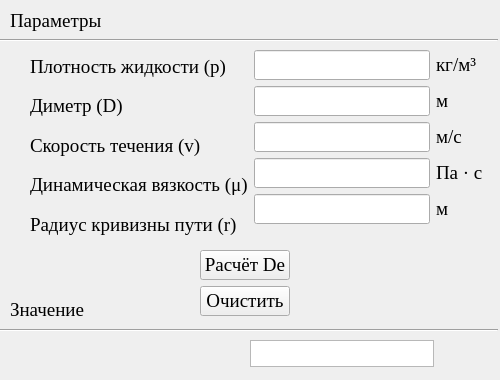
<?xml version="1.0" encoding="UTF-8"?>
<ui version="4.0">
 <class>dean_flow_calculation</class>
 <widget class="QWidget" name="dean_flow_calculation">
  <property name="windowModality">
   <enum>Qt::NonModal</enum>
  </property>
  <property name="geometry">
   <rect>
    <x>0</x>
    <y>0</y>
    <width>500</width>
    <height>380</height>
   </rect>
  </property>
  <property name="minimumSize">
   <size>
    <width>500</width>
    <height>380</height>
   </size>
  </property>
  <property name="maximumSize">
   <size>
    <width>500</width>
    <height>380</height>
   </size>
  </property>
  <property name="windowTitle">
   <string>Калькулятор числа Дина</string>
  </property>
  <widget class="QTextBrowser" name="text_De">
   <property name="geometry">
    <rect>
     <x>250</x>
     <y>340</y>
     <width>184</width>
     <height>27</height>
    </rect>
   </property>
   <property name="acceptDrops">
    <bool>true</bool>
   </property>
   <property name="tabChangesFocus">
    <bool>false</bool>
   </property>
   <property name="readOnly">
    <bool>true</bool>
   </property>
  </widget>
  <widget class="Line" name="line_down">
   <property name="geometry">
    <rect>
     <x>0</x>
     <y>320</y>
     <width>498</width>
     <height>20</height>
    </rect>
   </property>
   <property name="orientation">
    <enum>Qt::Horizontal</enum>
   </property>
  </widget>
  <widget class="QLabel" name="label_Down">
   <property name="geometry">
    <rect>
     <x>10</x>
     <y>300</y>
     <width>81</width>
     <height>20</height>
    </rect>
   </property>
   <property name="font">
    <font>
     <family>Times New Roman</family>
     <pointsize>14</pointsize>
    </font>
   </property>
   <property name="text">
    <string>Значение</string>
   </property>
  </widget>
  <widget class="QLabel" name="label_up">
   <property name="geometry">
    <rect>
     <x>10</x>
     <y>10</y>
     <width>101</width>
     <height>21</height>
    </rect>
   </property>
   <property name="font">
    <font>
     <family>Times New Roman</family>
     <pointsize>14</pointsize>
    </font>
   </property>
   <property name="text">
    <string>Параметры</string>
   </property>
  </widget>
  <widget class="Line" name="line_up">
   <property name="geometry">
    <rect>
     <x>0</x>
     <y>30</y>
     <width>498</width>
     <height>20</height>
    </rect>
   </property>
   <property name="orientation">
    <enum>Qt::Horizontal</enum>
   </property>
  </widget>
  <widget class="QWidget" name="layoutWidget">
   <property name="geometry">
    <rect>
     <x>30</x>
     <y>50</y>
     <width>471</width>
     <height>191</height>
    </rect>
   </property>
   <layout class="QHBoxLayout" name="horizontalLayout_6">
    <item>
     <layout class="QGridLayout" name="gridLayout_2">
      <item row="0" column="0">
       <widget class="QLabel" name="label_p">
        <property name="font">
         <font>
          <family>Times New Roman</family>
          <pointsize>14</pointsize>
         </font>
        </property>
        <property name="text">
         <string>Плотность жидкости (p)</string>
        </property>
       </widget>
      </item>
      <item row="1" column="0">
       <widget class="QLabel" name="label_D">
        <property name="font">
         <font>
          <family>Times New Roman</family>
          <pointsize>14</pointsize>
         </font>
        </property>
        <property name="text">
         <string>Диметр (D)</string>
        </property>
       </widget>
      </item>
      <item row="2" column="0">
       <widget class="QLabel" name="label_v">
        <property name="font">
         <font>
          <family>Times New Roman</family>
          <pointsize>14</pointsize>
         </font>
        </property>
        <property name="text">
         <string>Скорость течения (v)</string>
        </property>
       </widget>
      </item>
      <item row="3" column="0">
       <widget class="QLabel" name="label_nu">
        <property name="font">
         <font>
          <family>Times New Roman</family>
          <pointsize>14</pointsize>
         </font>
        </property>
        <property name="text">
         <string>Динамическая вязкость (μ)</string>
        </property>
       </widget>
      </item>
      <item row="4" column="0">
       <widget class="QLabel" name="label_Rc">
        <property name="font">
         <font>
          <family>Times New Roman</family>
          <pointsize>14</pointsize>
         </font>
        </property>
        <property name="text">
         <string>Радиус кривизны пути (r)</string>
        </property>
       </widget>
      </item>
     </layout>
    </item>
    <item>
     <layout class="QFormLayout" name="formLayout">
      <item row="0" column="0">
       <layout class="QHBoxLayout" name="horizontalLayout">
        <item>
         <widget class="QLineEdit" name="lineEdit_p">
          <property name="font">
           <font>
            <family>Times New Roman</family>
            <pointsize>14</pointsize>
           </font>
          </property>
         </widget>
        </item>
        <item>
         <widget class="QLabel" name="label_kg">
          <property name="font">
           <font>
            <family>Times New Roman</family>
            <pointsize>14</pointsize>
           </font>
          </property>
          <property name="text">
           <string>кг/м³</string>
          </property>
         </widget>
        </item>
       </layout>
      </item>
      <item row="1" column="0">
       <layout class="QHBoxLayout" name="horizontalLayout_2">
        <item>
         <widget class="QLineEdit" name="lineEdit_D">
          <property name="font">
           <font>
            <family>Times New Roman</family>
            <pointsize>14</pointsize>
           </font>
          </property>
         </widget>
        </item>
        <item>
         <widget class="QLabel" name="label_mm">
          <property name="font">
           <font>
            <family>Times New Roman</family>
            <pointsize>14</pointsize>
           </font>
          </property>
          <property name="text">
           <string>м</string>
          </property>
         </widget>
        </item>
       </layout>
      </item>
      <item row="2" column="0">
       <layout class="QHBoxLayout" name="horizontalLayout_3">
        <item>
         <widget class="QLineEdit" name="lineEdit_v">
          <property name="font">
           <font>
            <family>Times New Roman</family>
            <pointsize>14</pointsize>
           </font>
          </property>
         </widget>
        </item>
        <item>
         <widget class="QLabel" name="label_m_c">
          <property name="font">
           <font>
            <family>Times New Roman</family>
            <pointsize>14</pointsize>
           </font>
          </property>
          <property name="text">
           <string>м/с</string>
          </property>
         </widget>
        </item>
       </layout>
      </item>
      <item row="3" column="0">
       <layout class="QHBoxLayout" name="horizontalLayout_4">
        <item>
         <widget class="QLineEdit" name="lineEdit_nu">
          <property name="font">
           <font>
            <family>Times New Roman</family>
            <pointsize>14</pointsize>
           </font>
          </property>
         </widget>
        </item>
        <item>
         <widget class="QLabel" name="label_Pa_c">
          <property name="font">
           <font>
            <family>Times New Roman</family>
            <pointsize>14</pointsize>
           </font>
          </property>
          <property name="text">
           <string>Па · с</string>
          </property>
         </widget>
        </item>
       </layout>
      </item>
      <item row="4" column="0">
       <layout class="QHBoxLayout" name="horizontalLayout_5">
        <item>
         <widget class="QLineEdit" name="lineEdit_Rc">
          <property name="font">
           <font>
            <family>Times New Roman</family>
            <pointsize>14</pointsize>
           </font>
          </property>
         </widget>
        </item>
        <item>
         <widget class="QLabel" name="label_mm_2">
          <property name="font">
           <font>
            <family>Times New Roman</family>
            <pointsize>14</pointsize>
           </font>
          </property>
          <property name="text">
           <string>м</string>
          </property>
         </widget>
        </item>
       </layout>
      </item>
     </layout>
    </item>
   </layout>
  </widget>
  <widget class="QWidget" name="layoutWidget">
   <property name="geometry">
    <rect>
     <x>200</x>
     <y>250</y>
     <width>90</width>
     <height>66</height>
    </rect>
   </property>
   <layout class="QGridLayout" name="gridLayout">
    <item row="2" column="0">
     <widget class="QPushButton" name="Clear_calculation">
      <property name="font">
       <font>
        <family>Times New Roman</family>
        <pointsize>14</pointsize>
       </font>
      </property>
      <property name="text">
       <string>Очистить</string>
      </property>
     </widget>
    </item>
    <item row="1" column="0">
     <widget class="QPushButton" name="flow_De_calculation">
      <property name="font">
       <font>
        <family>Times New Roman</family>
        <pointsize>14</pointsize>
       </font>
      </property>
      <property name="text">
       <string>Расчёт De</string>
      </property>
     </widget>
    </item>
   </layout>
  </widget>
 </widget>
 <resources/>
 <connections/>
</ui>
